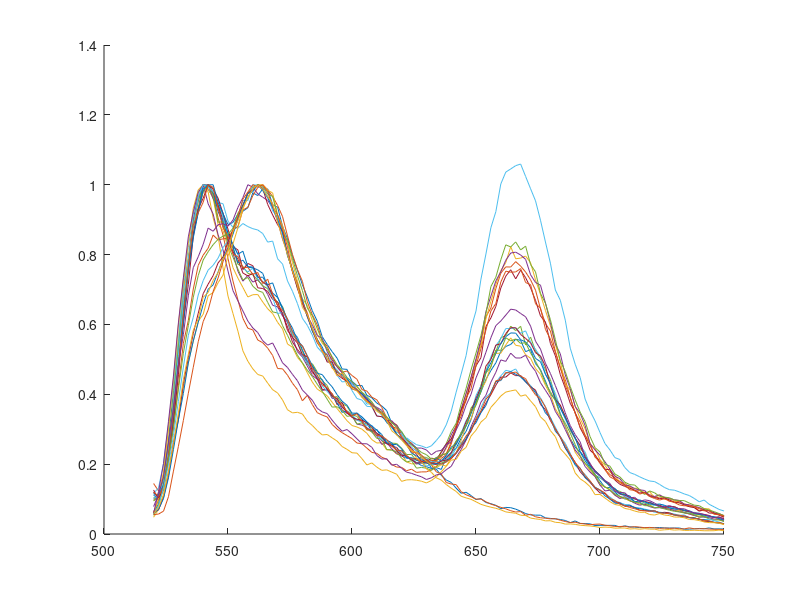

The MATLAB source for this figure:
clc

fid=fopen('example.xls');
line = fgetl(fid);
lines = [];

while ischar(line)
    lines{end+1,1} = line;
    line = fgetl(fid);
end
fclose(fid);
cells=[];

for i=7:size(lines,1)-12
    cLine=strsplit(char(lines(i)));
    if size(cLine,2)==99
        cells=[cells;cLine];
    end
end

doubles=zeros(size(cells));

for i=1:size(cells,1)
    for j=1:size(cells,2)
        if size(char(cells(i,j)),2)~=1
            raw=char(cells(i,j));
            striped=[];
            for k=1:size(raw,2)
                if rem(k,2)==0
                    striped=[striped,raw(k)];
                end
            end
            doubles(i,j)=str2double(striped);
        end
    end
end


X=doubles(1:end,1);

for i=3:size(doubles,2)
    Y=doubles(1:end,i);
    if sum(Y)~=0
        Y=Y/max(Y(1:50));
        hold on
        plot(X,Y)
        hold off
    end  
end




